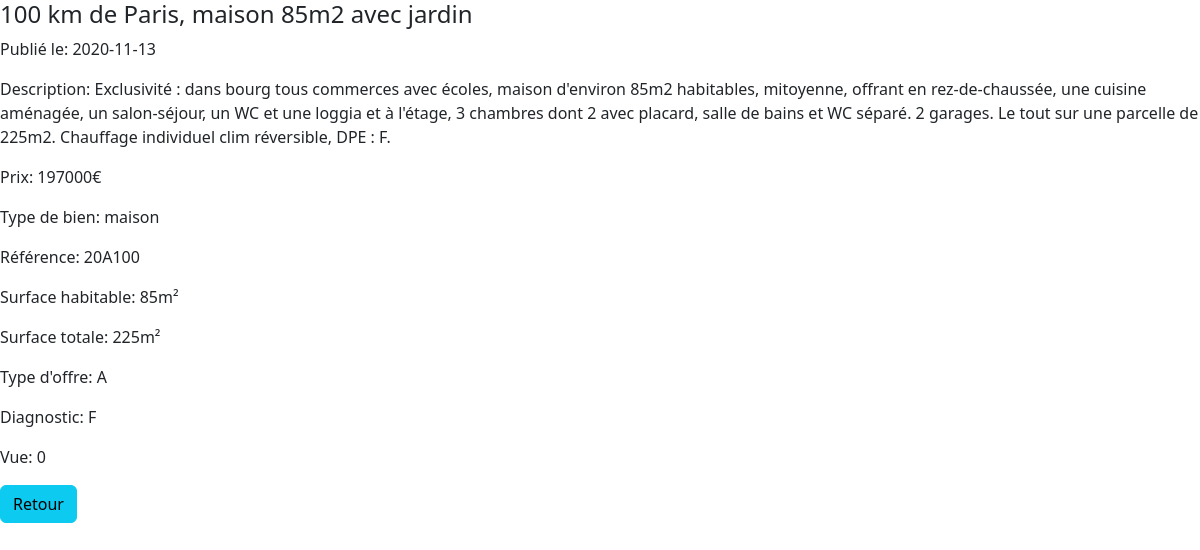
The page /annonce.php?info=1 on the database its author committed.
### tables this page shows
CREATE TABLE waz_annonces(
   an_id INT AUTO_INCREMENT,
   an_offre VARCHAR(1)  NOT NULL,
   an_pieces INT,
   an_titre VARCHAR(200)  NOT NULL,
   an_ref VARCHAR(10)  NOT NULL,
   an_description TEXT NOT NULL,
   an_local VARCHAR(100) ,
   an_surf_hab INT,
   an_surf_tot INT NOT NULL,
   an_prix VARCHAR(13) ,
   an_diagnostic VARCHAR(1)  NOT NULL,
   an_d_ajout DATE NOT NULL,
   an_d_modif DATETIME,
   an_statut BOOLEAN NOT NULL,
   an_vues INT NOT NULL,
   tb_id INT NOT NULL,
   u_id INT NOT NULL,
   PRIMARY KEY(an_id),
   FOREIGN KEY(tb_id) REFERENCES waz_type_bien(tb_id),
   FOREIGN KEY(u_id) REFERENCES waz_utilisateur(u_id)
);

CREATE TABLE waz_type_bien(
   tb_id INT AUTO_INCREMENT,
   tb_libelle VARCHAR(50)  NOT NULL,
   PRIMARY KEY(tb_id)
);

### annonce.php (the view, shortened to what this page needs)
<?php
include("header.php");
$id = isset($_GET['info']) ? $_GET['info'] : '';
$sql = "SELECT * FROM waz_annonces a JOIN waz_type_bien tb ON a.tb_id = tb.tb_id WHERE an_id = '$id'";
$annonce = $pdo->query($sql)->fetchAll(PDO::FETCH_ASSOC);
?>
<?php if(count($annonce) > 0):?>
<?php foreach ($annonce as $annonceValue): ?>
    <h4><?= htmlentities($annonceValue['an_titre']) ?></h3>
        <p>Publié le: <?= htmlentities($annonceValue['an_d_ajout']) ?></p>
        <p>Description: <?= htmlentities($annonceValue['an_description']) ?>
    </h4>
    <p>Prix: <?= htmlentities($annonceValue['an_prix']) ?>€</p>
    <p>Type de bien: <?= htmlentities($annonceValue['tb_libelle']) ?></p>
    <p>Référence: <?= htmlentities($annonceValue['an_ref']) ?></p>
    <p>Surface habitable: <?= htmlentities($annonceValue['an_surf_hab']) ?>m²</p>
    <p>Surface totale: <?= htmlentities($annonceValue['an_surf_tot']) ?>m²</p>
    <p>Type d'offre: <?= htmlentities($annonceValue['an_offre']) ?></p>
    <p>Diagnostic: <?= htmlentities($annonceValue['an_diagnostic']) ?></p>
    <p>Vue: <?= htmlentities($annonceValue['an_vues']) ?></p>
    <a href="index.php" class="btn btn-info">Retour</a>
<?php endforeach; ?>
<?php else:?>
    <p>Annonce introuvable</p>
<?php endif;?>
<?php
    include("footer.php");
?>

### rows shown on the page
waz_annonces: an_d_ajout "2020-11-13", an_description "Exclusivité : dans bourg tous commerces avec écoles, maison d'environ 85m2 habitables, mitoyenne, offrant en rez-de-chaussée, une cuisine aménagée, un salon-séjour, un WC et une loggia et à l'étage, 3 chambres dont 2 avec placard, salle de bains et WC séparé. 2 garages. Le tout sur une parcelle de 225m2. Chauffage individuel clim réversible, DPE : F.", an_prix "197000", tb.tb_libelle "maison", an_ref "20A100", an_surf_hab "85", an_surf_tot "225", an_offre "A", an_diagnostic "F", an_vues "0"
